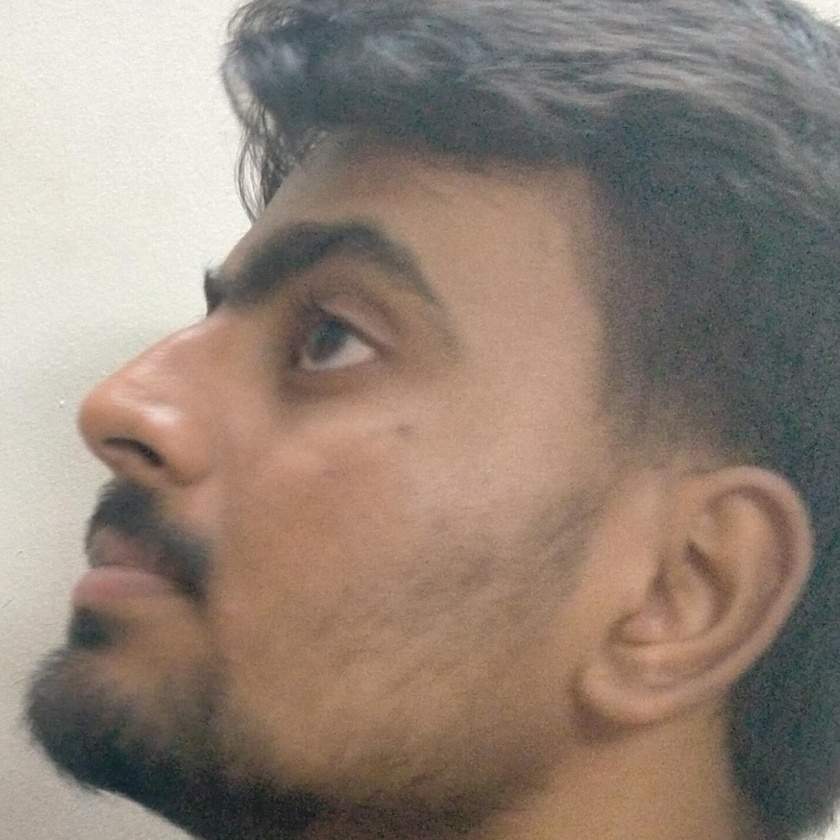
#> input picture preprocessing/4.jpg, 840 x 840 px, shrunk from 1438 x 1438 before the run
$ jupyter execute m.ipynb
#> lines starting #> are read from the running program, lines starting #| are printed output that depends on the picture
[cell 1]
import cv2

# Load the ear cascade classifier
ear_cascade = cv2.CascadeClassifier('haarcascade_mcs_leftear.xml')

# Load the image
img = cv2.imread('../preprocessing/4.jpg')
#> img is the input picture: shape (840, 840, 3); mean B, G, R 118.5, 130.3, 145.2

# Convert the image to grayscale
gray = cv2.cvtColor(img, cv2.COLOR_BGR2GRAY)
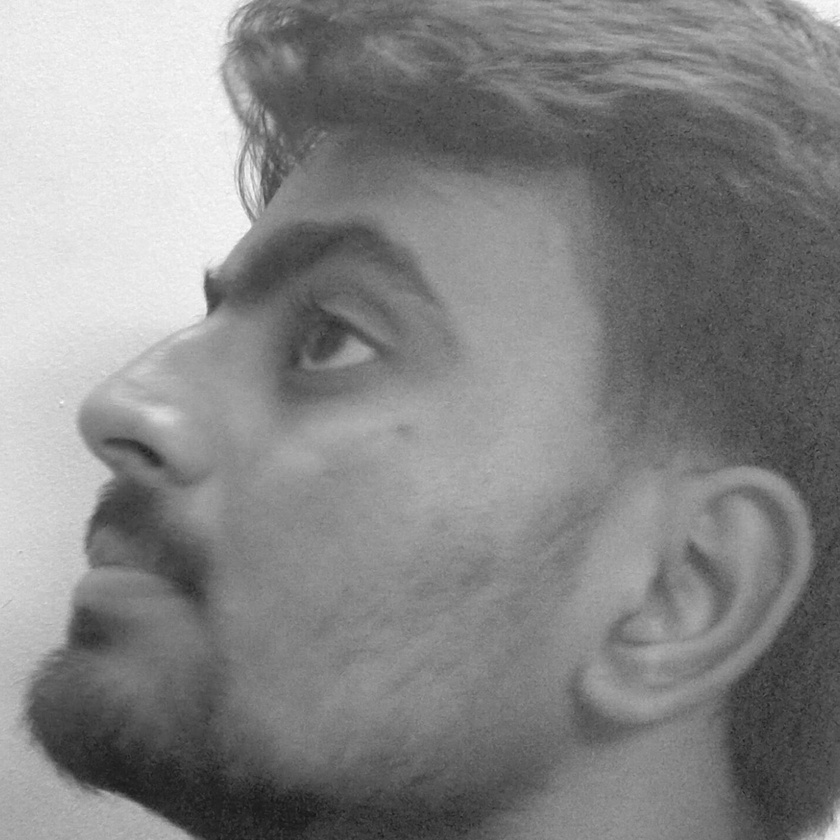
#> gray: shape (840, 840); min 20, max 252, mean 133.4

# Detect the left ear in the image
ears = ear_cascade.detectMultiScale(gray, scaleFactor=1.1, minNeighbors=5, minSize=(1, 1))
#> ears = ()

print(len(ears))
#| 0
# Extract the left ear region
if len(ears) > 0:
    (x, y, w, h) = ears[0]
    ear_img = img[y:y+h, x:x+w]
    cv2.imshow('Left Ear', ear_img)
    cv2.waitKey(0)

cv2.destroyAllWindows()


$ run again, with preprocessing/2.jpg copied over preprocessing/4.jpg
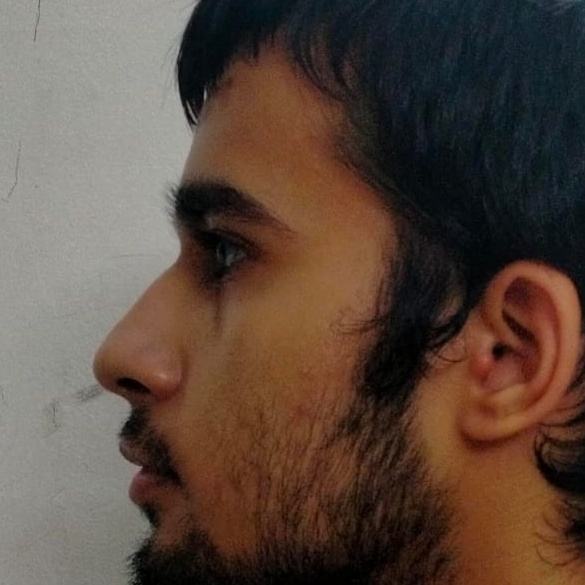
#> input picture preprocessing/2.jpg, 585 x 585 px
#> img is the input picture: shape (585, 585, 3); mean B, G, R 62.3, 73.1, 91
#> `gray = cv2.cvtColor(img, cv2.COLOR_BGR2GRAY)`:
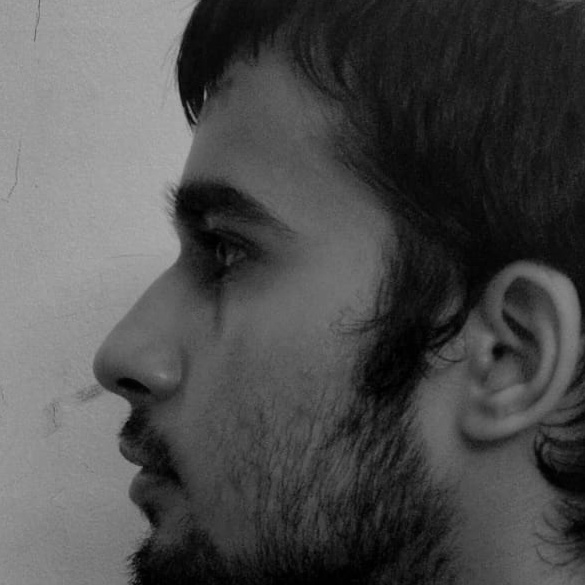
#> gray: shape (585, 585); min 0, max 175, mean 77.3
#> ears = ()
#| 0

$ run again, with preprocessing/6.jpg copied over preprocessing/4.jpg
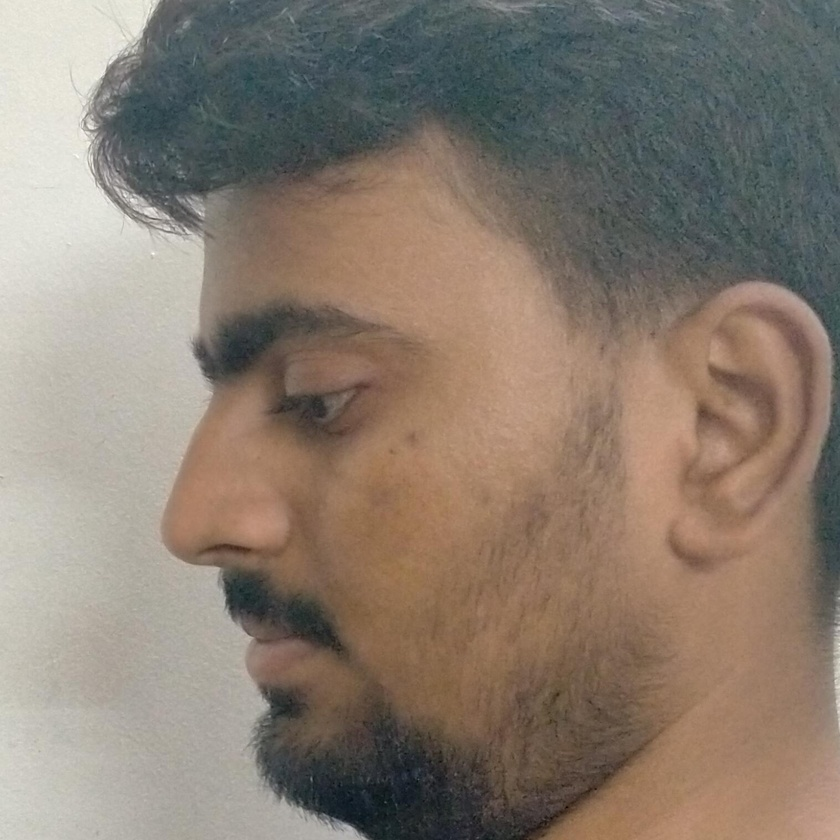
#> input picture preprocessing/6.jpg, 840 x 840 px, shrunk from 1517 x 1517 before the run
#> img is the input picture: shape (840, 840, 3); mean B, G, R 112.6, 124.8, 137.3
#> `gray = cv2.cvtColor(img, cv2.COLOR_BGR2GRAY)`:
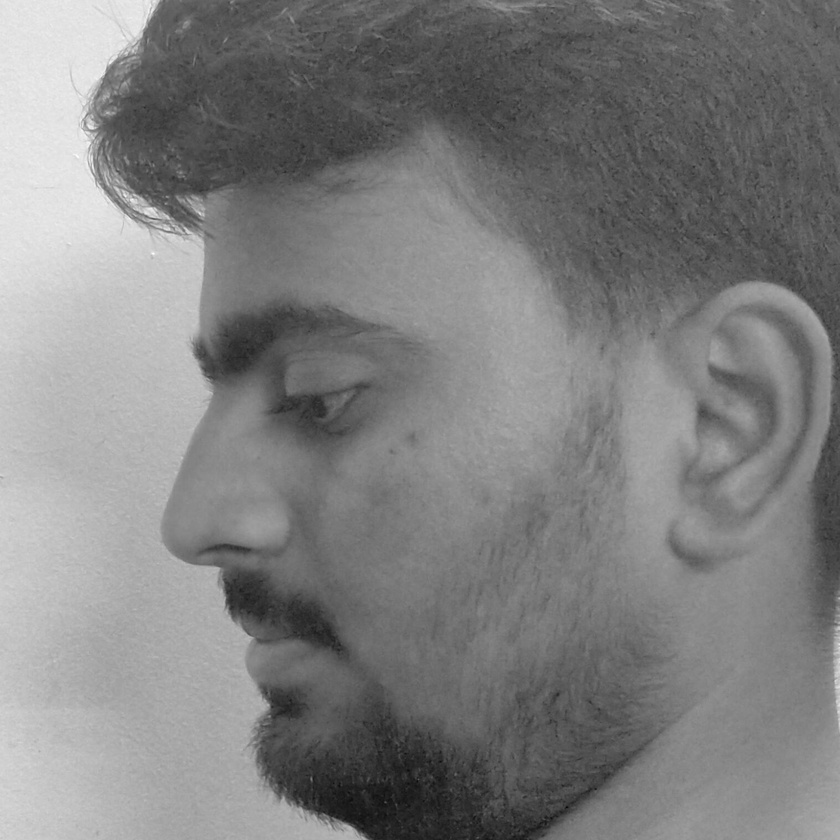
#> gray: shape (840, 840); min 6, max 254, mean 127.1
#> ears = ()
#| 0

$ run again, with preprocessing/Ear1.jpg copied over preprocessing/4.jpg
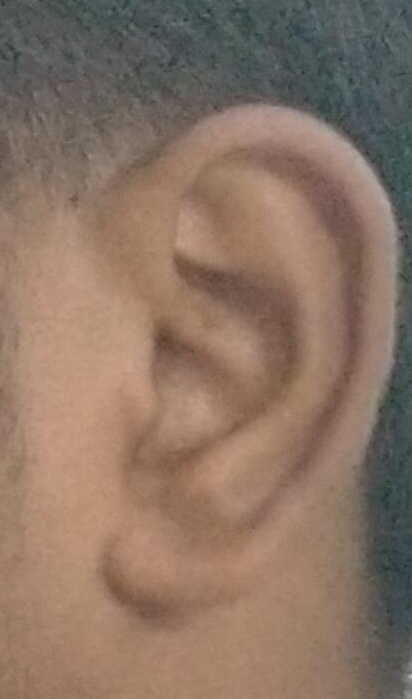
#> input picture preprocessing/Ear1.jpg, 412 x 699 px
#> img is the input picture: shape (699, 412, 3); mean B, G, R 100.1, 115.8, 138.8
#> `gray = cv2.cvtColor(img, cv2.COLOR_BGR2GRAY)`:
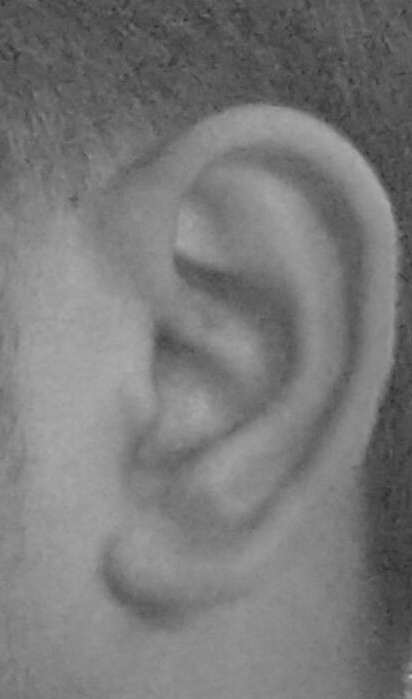
#> gray: shape (699, 412); min 48, max 187, mean 120.9
#> ears = ()
#| 0
